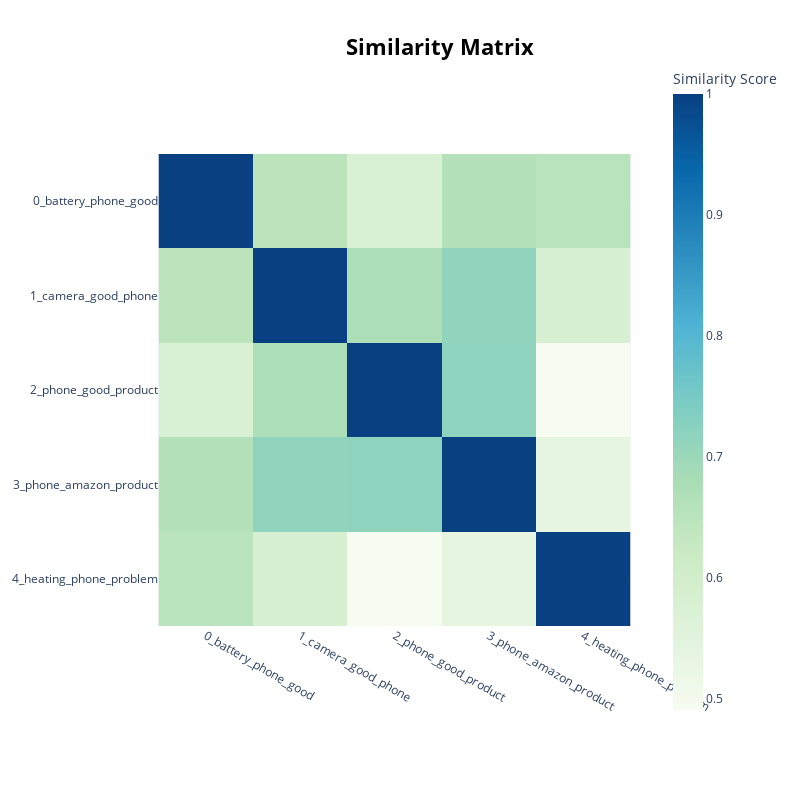

The notebook cell this image was saved under:
### Code cell
topic_model.visualize_heatmap()

### Figure 1 — Plotly figure (JSON) as saved in the notebook; plotly's stock layout.template omitted (floating-point values rounded to 4 significant figures)
{"data": [{"coloraxis": "coloraxis", "hovertemplate": "x: %{x}<br>y: %{y}<br>Similarity Score: %{z}<extra></extra>", "name": "0", "type": "heatmap", "x": ["0_battery_phone_good", "1_camera_good_phone", "2_phone_good_product", "3_phone_amazon_product", "4_heating_phone_problem"], "xaxis": "x", "y": ["0_battery_phone_good", "1_camera_good_phone", "2_phone_good_product", "3_phone_amazon_product", "4_heating_phone_problem"], "yaxis": "y", "z": [[1.0, 0.6481, 0.5781, 0.6611, 0.6533], [0.6481, 1.0, 0.6743, 0.7149, 0.5817], [0.5781, 0.6743, 1.0, 0.7194, 0.4905], [0.6611, 0.7149, 0.7194, 1, 0.5414], [0.6533, 0.5817, 0.4905, 0.5414, 1.0]]}], "layout": {"coloraxis": {"colorbar": {"title": {"text": "Similarity Score"}}, "colorscale": [[0, "rgb(247,252,240)"], [0.125, "rgb(224,243,219)"], [0.25, "rgb(204,235,197)"], [0.375, "rgb(168,221,181)"], [0.5, "rgb(123,204,196)"], [0.625, "rgb(78,179,211)"], [0.75, "rgb(43,140,190)"], [0.875, "rgb(8,104,172)"], [1, "rgb(8,64,129)"]]}, "height": 800, "hoverlabel": {"bgcolor": "white", "font": {"family": "Rockwell", "size": 16}}, "legend": {"title": {"text": "Trend"}}, "margin": {"t": 60}, "showlegend": true, "title": {"font": {"color": "Black", "size": 22}, "text": "<b>Similarity Matrix</b>", "x": 0.55, "xanchor": "center", "y": 0.95, "yanchor": "top"}, "width": 800, "xaxis": {"anchor": "y", "autorange": true, "constrain": "domain", "domain": [0, 1], "range": [-0.5, 4.5], "scaleanchor": "y", "type": "category"}, "yaxis": {"anchor": "x", "autorange": true, "constrain": "domain", "domain": [0.1424, 0.8576], "range": [4.5, -0.5], "type": "category"}}}
